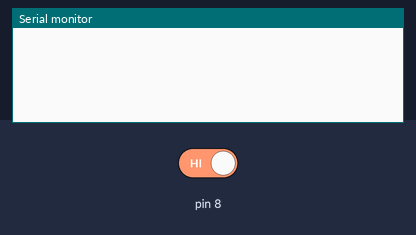
A sketch run on a simulated Arduino Uno, built with avr-gcc and run on an emulated ATmega328P. On the bench: the last lines printed to the serial monitor. Inputs (shaded band) come from the test bench; at power-on: pin 8 HIGH.

Above: at 1.2 s.
1.3 s: pin 8 driven LOW
At 2.5 s:
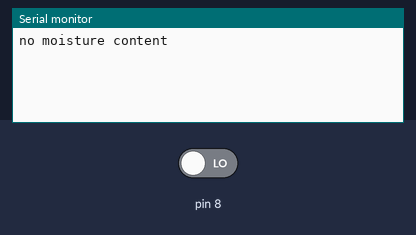
2.8 s: pin 8 driven HIGH
At 3.6 s:
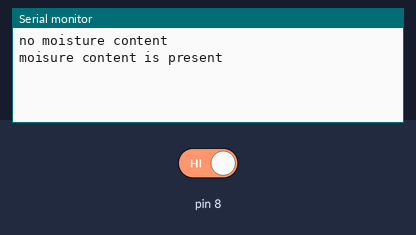

The sketch:

_soil_moisture1.ino
```cpp
// C++ code
//
int f=0;
void setup()
{
  Serial.begin(9600);
  pinMode(8, INPUT);
}

void loop()
{
  int c;
  c=digitalRead(8);
  //Serial.println(c);

    if(f==0 && c==0)
    {
      f=1;
    Serial.println("no moisture content");
    }
    else if(f==1 && c==1)
    {
      f=0;
      Serial.println("moisure content is present");
    }

}
```

Measured:
- after the input at 1.3 s, the serial monitor: prints a new line at once (image 1)
- after the input at 2.8 s, the serial monitor: prints a new line at once (image 2)
